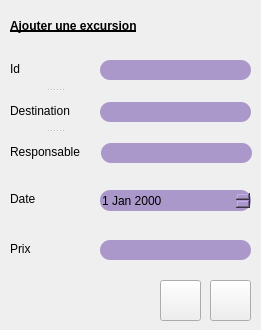
     <widget class="QWidget" name="page_8">
      <widget class="QLabel" name="label_10">
       <property name="geometry">
        <rect>
         <x>10</x>
         <y>10</y>
         <width>241</width>
         <height>31</height>
        </rect>
       </property>
       <property name="styleSheet">
        <string notr="true">font: 75 15pt &quot;Quicksand&quot;;
text-decoration: underline;
font-weight:bold;</string>
       </property>
       <property name="text">
        <string>Ajouter une excursion</string>
       </property>
      </widget>
      <widget class="QLineEdit" name="lineEdit_ajout_id_exc">
       <property name="geometry">
        <rect>
         <x>100</x>
         <y>60</y>
         <width>151</width>
         <height>20</height>
        </rect>
       </property>
       <property name="styleSheet">
        <string notr="true">border-color: rgb(255, 255, 255);

border-radius: 10px;
background-color: rgb(171, 152, 203);</string>
       </property>
      </widget>
      <widget class="QLineEdit" name="lineEdit_ajout_dest_exc">
       <property name="geometry">
        <rect>
         <x>100</x>
         <y>102</y>
         <width>151</width>
         <height>20</height>
        </rect>
       </property>
       <property name="styleSheet">
        <string notr="true">border-color: rgb(255, 255, 255);

border-radius: 10px;
background-color: rgb(171, 152, 203);</string>
       </property>
      </widget>
      <widget class="QPushButton" name="pushButton_ajout_exc">
       <property name="geometry">
        <rect>
         <x>160</x>
         <y>280</y>
         <width>41</width>
         <height>41</height>
        </rect>
       </property>
       <property name="styleSheet">
        <string notr="true">border-image: url(:/new/prefix1/icon/ok.png);</string>
       </property>
       <property name="text">
        <string/>
       </property>
      </widget>
      <widget class="QPushButton" name="pushButton_8">
       <property name="geometry">
        <rect>
         <x>210</x>
         <y>280</y>
         <width>41</width>
         <height>41</height>
        </rect>
       </property>
       <property name="styleSheet">
        <string notr="true">border-image: url(:/new/prefix1/icon/annuler.png);</string>
       </property>
       <property name="text">
        <string/>
       </property>
      </widget>
      <widget class="QSplitter" name="splitter_4">
       <property name="geometry">
        <rect>
         <x>10</x>
         <y>50</y>
         <width>90</width>
         <height>121</height>
        </rect>
       </property>
       <property name="orientation">
        <enum>Qt::Vertical</enum>
       </property>
       <widget class="QLabel" name="label_40">
        <property name="text">
         <string>Id</string>
        </property>
       </widget>
       <widget class="QLabel" name="label_41">
        <property name="text">
         <string>Destination</string>
        </property>
       </widget>
       <widget class="QLabel" name="label_42">
        <property name="text">
         <string>Responsable</string>
        </property>
       </widget>
      </widget>
      <widget class="QLineEdit" name="lineEdit_ajout_res_exc">
       <property name="geometry">
        <rect>
         <x>101</x>
         <y>143</y>
         <width>151</width>
         <height>20</height>
        </rect>
       </property>
       <property name="styleSheet">
        <string notr="true">border-color: rgb(255, 255, 255);

border-radius: 10px;
background-color: rgb(171, 152, 203);</string>
       </property>
      </widget>
      <widget class="QLabel" name="label_46">
       <property name="geometry">
        <rect>
         <x>10</x>
         <y>180</y>
         <width>90</width>
         <height>37</height>
        </rect>
       </property>
       <property name="text">
        <string>Date</string>
       </property>
      </widget>
      <widget class="QLabel" name="label_47">
       <property name="geometry">
        <rect>
         <x>10</x>
         <y>230</y>
         <width>90</width>
         <height>37</height>
        </rect>
       </property>
       <property name="text">
        <string>Prix</string>
       </property>
      </widget>
      <widget class="QDateEdit" name="dateEdit_excu_ajout">
       <property name="geometry">
        <rect>
         <x>100</x>
         <y>190</y>
         <width>151</width>
         <height>21</height>
        </rect>
       </property>
       <property name="styleSheet">
        <string notr="true">border-color: rgb(255, 255, 255);

border-radius: 10px;
background-color: rgb(171, 152, 203);</string>
       </property>
      </widget>
      <widget class="QLineEdit" name="lineEdit_ajout_prix_exc">
       <property name="geometry">
        <rect>
         <x>100</x>
         <y>240</y>
         <width>151</width>
         <height>20</height>
        </rect>
       </property>
       <property name="styleSheet">
        <string notr="true">border-color: rgb(255, 255, 255);

border-radius: 10px;
background-color: rgb(171, 152, 203);</string>
       </property>
      </widget>
     </widget>
